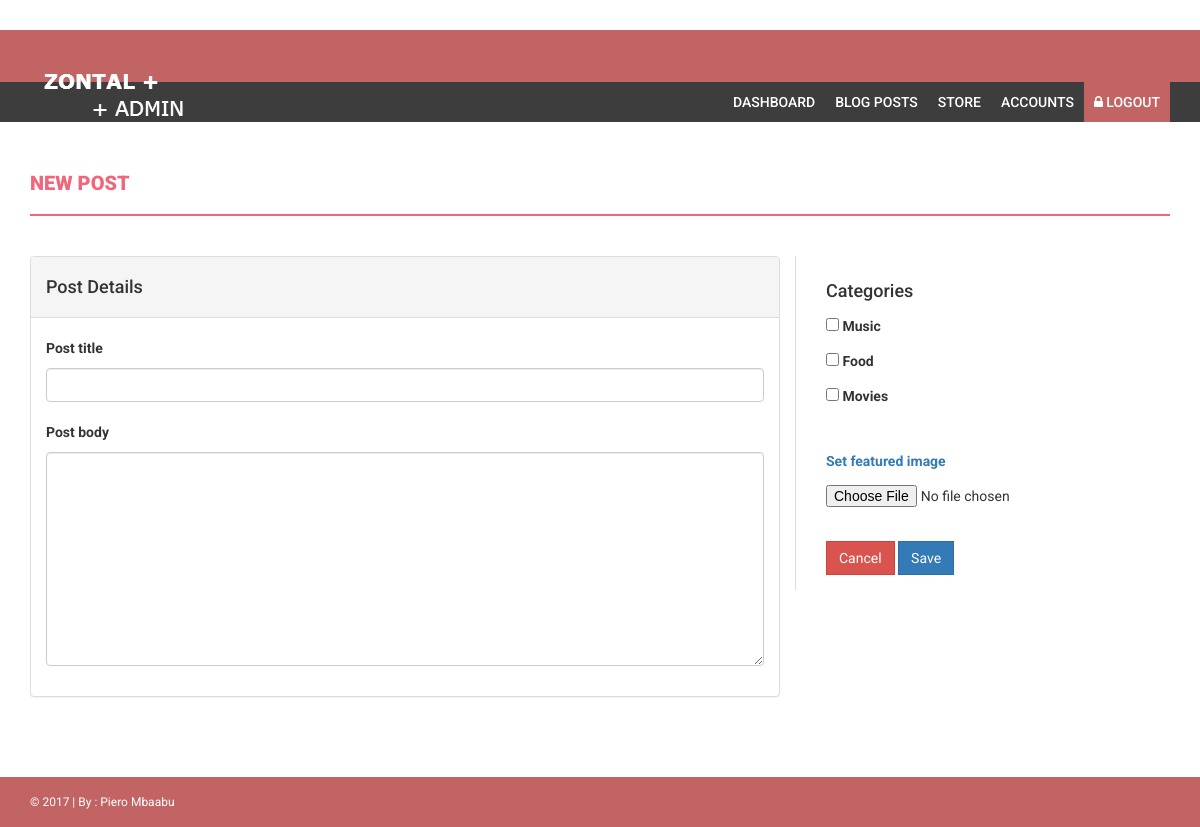
/blog/new-post/ (signed in), run on an earlier commit of the app's database.
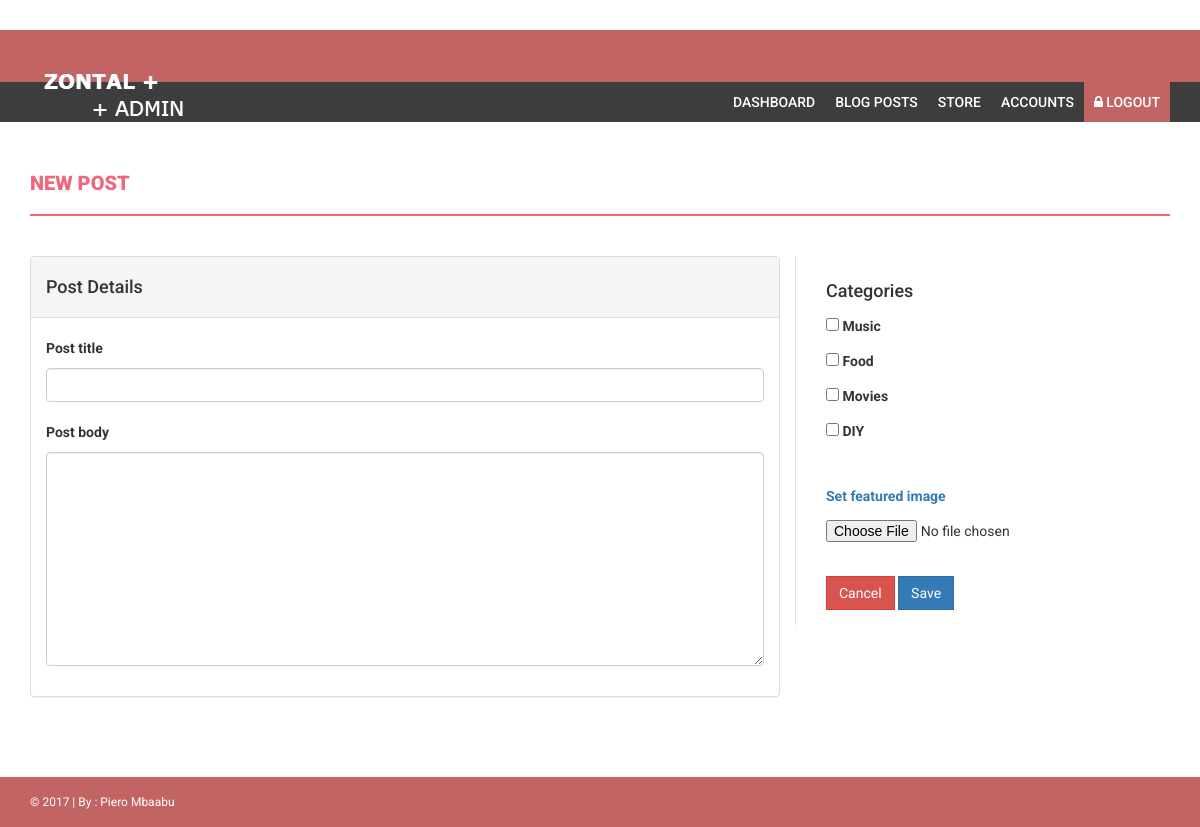
And on a later commit of the database.
### blog/models.py (models this page shows, shortened)
class Categorie(models.Model):
	category_name = models.CharField(max_length=200)
	date_added = models.DateTimeField(auto_now_add=True)

### blog/views.py (the view)
@login_required(login_url='login')
def new_post(request):
	context = {
		'categories' : Categorie.objects.all(),
	}
	return render(request, "dashboard/new-post.html", context)

### dashboard/templates/dashboard/new-post.html (shortened to what this page needs)
{% extends "dashboard/base.html" %}
{% block pagetitle %}New Post{% endblock %}
{% block content %}
<div class="row">
	<div class="col-md-8">
		<div class="panel panel-default">
			<div class="panel-heading">
				<h4>Post Details</h4>
			</div>
			<div class="panel-body">
				<form method="POST" action="{% url 'blog:save_post' %}" enctype="multipart/form-data">{% csrf_token %}
					<div class="form-group">
						<label>Post title</label>
						<input type="text" name="post_title" class="form-control">
					</div>
					<div class="form-group">
						<label>Post body</label>
						<textarea name="post_content" class="form-control" rows="10"></textarea>
					</div>
			</div>
		</div>
	</div>
	<div class="col-md-4 right-sidebar">
		<div class="sidebar-divs">
			<h4>Categories</h4>
			{% for category in categories %}
			<div>
				<label><input type="checkbox" name="category" value="{{ category.pk }}"> {{ category.category_name }}</label>
			</div>
			{% endfor %}
		</div>
		<div class="sidebar-divs">
			<label><a href="">Set featured image</a></label>
			<input type="file" name="featured_img">
		</div>
		<div class="sidebar-divs">
			<button type="reset" class="btn btn-danger">Cancel</button>
			<button type="Submit" class="btn btn-primary">Save</button>
		</div>
	</div>
</div>
{% endblock %}

What changed in the data, as far as the page shows it:
added Categorie: category_name "DIY"
